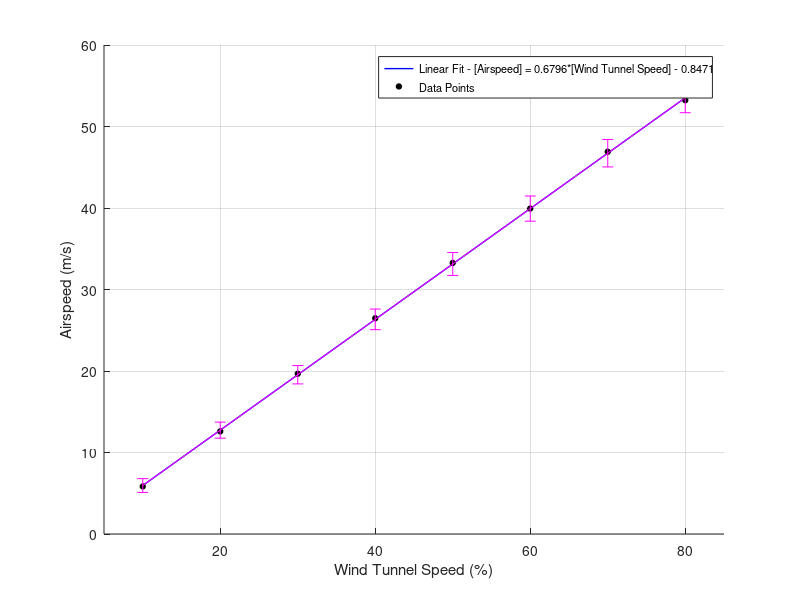

The MATLAB script that drew this image:
close all; clear all; clc;

%raw data input
speed = [10,20,30,40,50,60,70,80]; %percent wind tunnel speed
pressure = [0.082,0.381,0.929,1.685,2.659,3.833,5.289,6.81]; %pressure reading (inches H2O)

%pressure conversion to N/m
p_si = 248.84.*pressure;

%calculation of airspeed
U = sqrt((2*p_si)/(1.196384077));

%linear fit - percent as a function of airspeed
    %useful for finding what percent to set wind tunnel for specific
    %airspeed as done in weeks 2 and 3
p2 = 1.251; %generated from curve fitting toolbox
p1 = 1.471; %generated from curve fitting toolbox
percent = @(x) p2 + p1*(x);

%linear fit - speed as a function of percent
    %useful for plotting
p4 = -0.8471; %generated from curve fitting toolbox
p3 = 0.6796; %generated from curve fitting toolbox
airspeed = @(x) p4 + p3*(x);

%vector creation
m = linspace(10,80,100);
n = airspeed(m);


%error
ls = 0.6726;
li = -1.2;
us = 0.6866;
ui = -0.4946;

lower = ls*speed + li;
upper = us*speed + ui;

error = upper-lower;

speed_estimate = airspeed(speed);



figure()
hold on
plot(m,n,'b','LineWidth',1)
plot(speed,U,'ok','MarkerFaceColor','k','MarkerSize',4)
errorbar(speed,speed_estimate,error,'m')
xlim([5,85])
ylim([0,60])
grid on
xlabel('Wind Tunnel Speed (%)')
ylabel('Airspeed (m/s)')
legend('Linear Fit - [Airspeed] = 0.6796*[Wind Tunnel Speed] - 0.8471','Data Points','Location','best','FontSize',8)